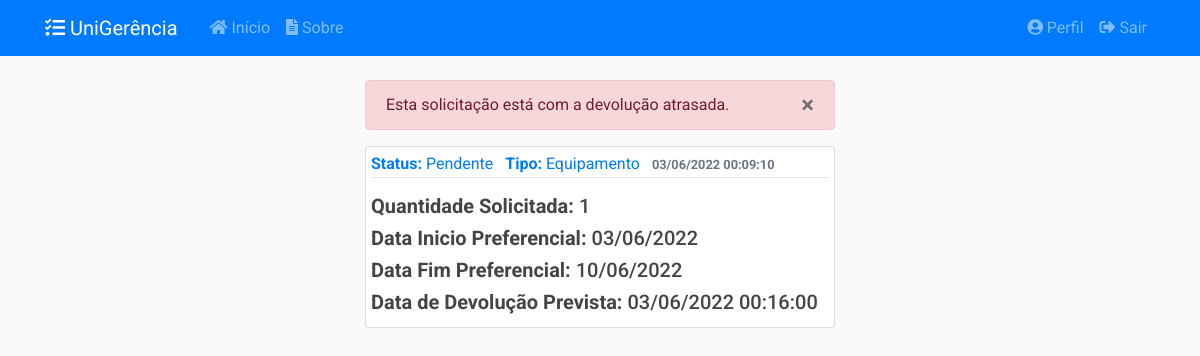
The page /solicitacoes/4 (signed in) on the database as committed earlier.
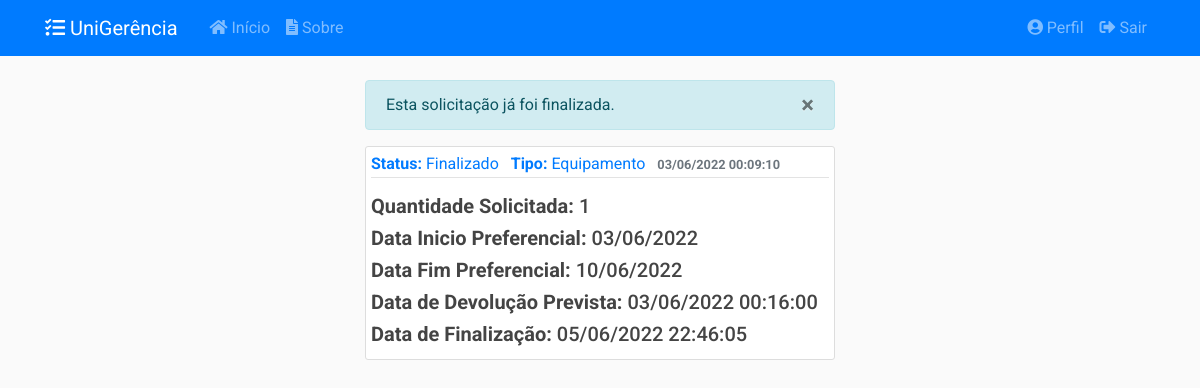
The same page on the database as committed later.
### app/models/solicitacoes.py (models this page shows, shortened)
class Solicitacao(db.Model):
    __tablename__ = 'solicitacoes'
    __table_args__ = {'extend_existing': True}
    id = db.Column(db.Integer, primary_key=True)
    status = db.Column(db.Enum(Status), default=Status.ABERTO.name)
    data_abertura = db.Column(db.DateTime, nullable=False,
                              default=datetime.now().astimezone(fuso_horario))
    data_inicio_pref = db.Column(db.Date, nullable=False)
    data_fim_pref = db.Column(db.Date, nullable=False)
    data_retirada = db.Column(db.DateTime, nullable=True)
    data_devolucao = db.Column(db.DateTime, nullable=True)
    data_cancelamento = db.Column(db.DateTime, nullable=True)
    data_finalizacao = db.Column(db.DateTime, nullable=True)
    quantidade = db.Column(db.Integer, nullable=False, default=0)
    descricao = db.Column(db.String(20), nullable=False)
    tipo = db.Column(db.String(20), nullable=False)
    ativo = db.Column(db.Boolean, nullable=False, default=True)
    usuario_id = db.Column(db.Integer, db.ForeignKey('usuarios.id'),
                           nullable=False)
    turno_id = db.Column(db.Integer, db.ForeignKey('turnos.id'),
                           nullable=False)
    turno = db.relationship('Turno', back_populates='solicitacoes')
    def recupera_id(sol_id):
        return Solicitacao.query.filter_by(id=sol_id).filter_by(ativo=True).first_or_404()
    def verifica_autor(self, usuario):
        if self.autor == usuario or self.autor.tipo.name == 'AMDIN':
            return True
        else:
            return False
    __mapper_args__ = {
        'polymorphic_identity': 'SOLICITACAO',
        'polymorphic_on': tipo
    }
    def __repr__(self):
        return f"Solicitação #{self.id} - {self.tipo} - {self.status.value}"

### app/controllers/solicitacoes.py (the view)
@solicitacoes.route("/<int:solicitacao_id>")
@login_required
def solicitacao(solicitacao_id):
    solicitacao = Solicitacao.recupera_id(solicitacao_id)
    if not solicitacao.verifica_autor(current_user):
        abort(403)
    return render_template('solicitacoes/solicitacao.html',
                           title=solicitacao, solicitacao=solicitacao)

### app/models/usuarios.py (called while the page is built)
@login_manager.user_loader
def load_user(user_id):
    return Usuario.query.get(int(user_id))

### app/templates/solicitacoes/solicitacao.html (shortened to what this page needs)
{% extends "layout.html" %}
{% block conteudo %}
{% if solicitacao.status.name != 'PENDENTE' %}
<div class="alert alert-info" role="alert" id="alert-message">
    <button type="button" class="close" data-dismiss="alert">
    <span>&times;</span>
    </button>
    {% if solicitacao.status.name == 'ABERTO' %}
    Esta solicitação ainda não foi confirmada.
    {% elif solicitacao.status.name == 'SOLICITADO' %}
    Esta solicitação está na lista de espera.
    {% elif solicitacao.status.name == 'CONFIRMADO' %}
    Esta solicitação foi confirmada.
    {% elif solicitacao.status.name == 'CANCELADO' %}
    Esta solicitação foi cancelada.
    {% elif solicitacao.status.name == 'FECHADO' %}
    Esta solicitação já foi finalizada.
    {% endif %}
</div>
{% else %}
<div class="alert alert-danger" role="alert" id="alert-message">
    <button type="button" class="close" data-dismiss="alert">
    <span>&times;</span>
    </button>
    Esta solicitação está com a devolução atrasada.
</div>
{% endif %}
<article class="media content-section">
    <div class="media-body">
        <div class="article-metadata mb-3">
            <a class="mr-2"><strong>Status:</strong> {{ solicitacao.status.value }}</a>
            {% if solicitacao.tipo == 'EQUIPAMENTO' %}
            <a class="mr-2"><strong>Tipo:</strong> Equipamento</a>
            {% elif solicitacao.tipo == 'SALA' %}
            <a class="mr-2"><strong>Tipo:</strong> Sala</a>
            {% endif %}
            <small class="text-muted"><strong>{{ solicitacao.data_abertura.strftime('%d/%m/%Y %H:%M:%S') }}</strong></small>
        </div>
        {% if solicitacao.quantidade %}
            <h5 class="article-content"><strong>Quantidade Solicitada:</strong> {{ solicitacao.quantidade }}</h5>
        {% endif %}
        {% if solicitacao.data_inicio_pref %}
            <h5 class="article-content"><strong>Data Inicio Preferencial:</strong> {{ solicitacao.data_inicio_pref.strftime('%d/%m/%Y') }}</h5>
        {% endif %}
        {% if solicitacao.data_fim_pref %}
            <h5 class="article-content"><strong>Data Fim Preferencial:</strong> {{ solicitacao.data_fim_pref.strftime('%d/%m/%Y') }}</h5>
        {% endif %}
        {% if solicitacao.data_devolucao %}
            <h5 class="article-content"><strong>Data de Devolução Prevista:</strong> {{ solicitacao.data_devolucao.strftime('%d/%m/%Y %H:%M:%S') }}</h5>
        {% endif %}
        {% if solicitacao.data_finalizacao %}
            <h5 class="article-content"><strong>Data de Finalização:</strong> {{ solicitacao.data_finalizacao.strftime('%d/%m/%Y %H:%M:%S') }}</h5>
        {% endif %}
    </div>
</article>
{% endblock conteudo %}

### app/templates/layout.html (shortened to what this page needs)
<!DOCTYPE html>
<html>
<head>
    <link rel="stylesheet" type="text/css" href="{{ url_for('static', filename='css/bootstrap4.min.css') }}">
    <link rel="stylesheet" type="text/css" href="{{ url_for('static', filename='css/main.css') }}">
    <link rel="stylesheet" type="text/css" href="https://cdn.datatables.net/v/dt/jszip-2.5.0/dt-1.12.1/b-2.2.3/b-colvis-2.2.3/b-html5-2.2.3/b-print-2.2.3/cr-1.5.6/date-1.1.2/fh-3.2.3/r-2.3.0/rg-1.2.0/rr-1.2.8/sc-2.0.6/sp-2.0.1/sl-1.4.0/datatables.min.css"/>
    <link rel="stylesheet" type="text/css" href="{{ url_for('static', filename='css/select2.min.css') }}"/>
    <link rel="stylesheet" type="text/css" href="{{ url_for('static', filename='css/select2-bootstrap.min.css') }}">
    <link rel="stylesheet" type="text/css" href="https://pro.fontawesome.com/releases/v5.15.0/css/all.css">
</head>
<body>
    <header class="site-header">
        <nav class="navbar navbar-expand-md navbar-dark bg-primary fixed-top">
            <div class="container">
                <a class="navbar-brand mr-4" href="{{ url_for('principal.inicio') }}"><i class="fas fa-tasks"></i> UniGerência</a>
                <div class="collapse navbar-collapse" id="navbarToggle">
                    <div class="navbar-nav mr-auto">
                        <a class="nav-item nav-link" href="{{ url_for('principal.inicio') }}"><i class="fas fa-home"></i>&nbsp;Início</a>
                        <a class="nav-item nav-link" href="{{ url_for('principal.sobre') }}"><i class="fas fa-file-alt"></i>&nbsp;Sobre</a>
                    </div>
                    <div class="navbar-nav">
                    {% if current_user.is_authenticated %}
                        <a class="nav-item nav-link" href="{{ url_for('usuarios.perfil') }}"><i class="fas fa-user-circle"></i>&nbsp;Perfil</a>
                        <a class="nav-item nav-link" href="{{ url_for('usuarios.logout') }}"><i class="fas fa-sign-out-alt"></i>&nbsp;Sair</a>
                    {% else %}
                        <a class="nav-item nav-link" href="{{ url_for('usuarios.login') }}"><i class="fas fa-sign-in-alt"></i>&nbsp;Login</a>
                        <a class="nav-item nav-link" href="{{ url_for('usuarios.registrar') }}"><i class="fas fa-address-card"></i>&nbsp;Registre-se</a>
                    {% endif %}
                    </div>
                </div>
            </div>
        </nav>
    </header>
    <main role="main" class="container-fluid">
        <div class="row justify-content-lg-center">
            <div class="col-lg-5 align-self-lg-center">
            {% block conteudo %}{% endblock %}
            </div>
        </div>
    </main>
</body>
</html>

### app/static/css/main.css (style rules this page uses)
body { background: #fafafad5; color: #333333; margin-top: 5rem; font-family: 'Roboto' !important; }
h1, h2, h3, h4, h5, h6 { color: #444444; }
html { scroll-behavior: smooth; }
.content-section { background: #ffffff; padding: 5px 5px; border: 1px solid #dddddd; border-radius: 3px; margin-bottom: 20px; }
.article-content { white-space: pre-line; }
.article-metadata { padding-bottom: 1px; margin-bottom: 4px; border-bottom: 1px solid #e3e3e3 }

Rows that differ between the two databases and show on the page:
changed Solicitacao: status "PENDENTE" → "FECHADO" (drawn); status.value "Pendente" → "Finalizado"; data_finalizacao (not shown) → "05/06/2022 22:46:05"
Other text that changed with them:
text no longer shown: "Esta solicitação está com a devolução atrasada."
text now shown: "Esta solicitação já foi finalizada. Data de Finalização:"
